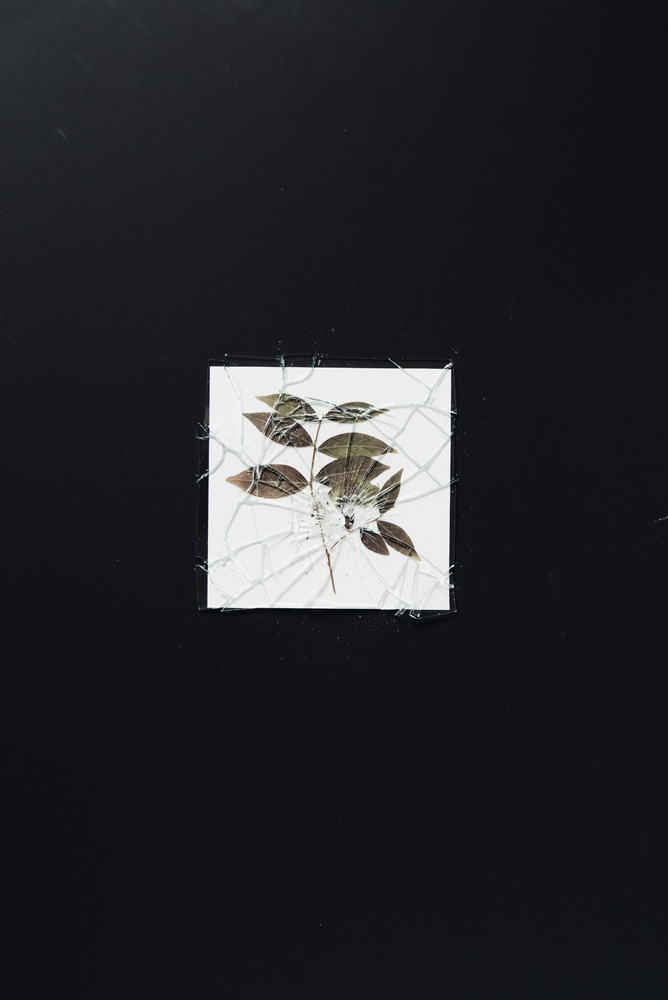
#> input picture Assignment 0/sample.jpg, 668 x 1000 px, shrunk from 4016 x 6016 before the run, given in place of clip5.mp4, which was not available
$ python thresholding_RGB_closing.py
#> lines starting #> are read from the running program, lines starting #| are printed output that depends on the picture; after the words box and inside, x2 and y2 are one past the last pixel; in counts of white or black regions, pixels touching at a corner belong together; pictures that were not available may be replaced by others from this repository, and a replacement may not be noted
import cv2
import numpy as np


def closing(img, kernel_size):
    kernel = np.ones((kernel_size, kernel_size), dtype=np.uint8)
    closing = cv2.morphologyEx(img, cv2.MORPH_CLOSE, kernel)
    return closing


# select input
capture = cv2.VideoCapture('/Users/marco/Documents/KU Leuven/Computer Vision/Assignment 1/Original Clips/clip5.mp4')

# the following values are returned as floats
width = int(capture.get(cv2.CAP_PROP_FRAME_WIDTH))
height = int(capture.get(cv2.CAP_PROP_FRAME_HEIGHT))

# output the captured video onto disk
path = '/Users/marco/Documents/KU Leuven/Computer Vision/Assignment 1/Generated Clips/clip5_thresh_RGB_closing.mp4'
writer = cv2.VideoWriter(path, cv2.VideoWriter_fourcc(*'mp4v'), 20, (width, height))

# set font to add subtitles
font = cv2.FONT_HERSHEY_SIMPLEX

while True:

    ret, frame = capture.read()
#> frame is the input picture: shape (1000, 668, 3); mean B, G, R 42, 38.6, 37.6

    # apply binary threshold
    gray = cv2.cvtColor(frame, cv2.COLOR_RGB2GRAY)
    ret1, thresh = cv2.threshold(src=gray, thresh=127, maxval=255, type=cv2.THRESH_BINARY)
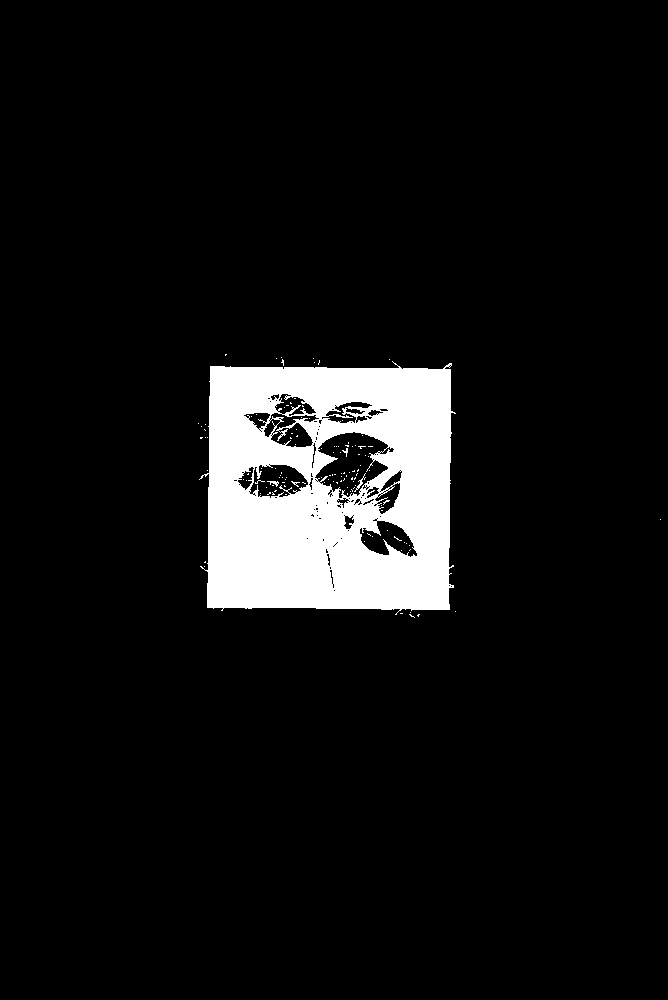
#> thresh: shape (1000, 668); 7.5% white; 124 white regions (120 under 20 px), largest, box (x1, y1, x2, y2) and area: (199, 361, 456, 615) 49521, (354, 473, 366, 492) 42, (267, 481, 279, 487) 32, (342, 448, 348, 457) 21

    # apply a morphological operator to the thresholded image
    closing_img = closing(thresh, 15)
#> in closing, `closing = cv2.morphologyEx(img, cv2.MORPH_CLOSE, kernel)`:
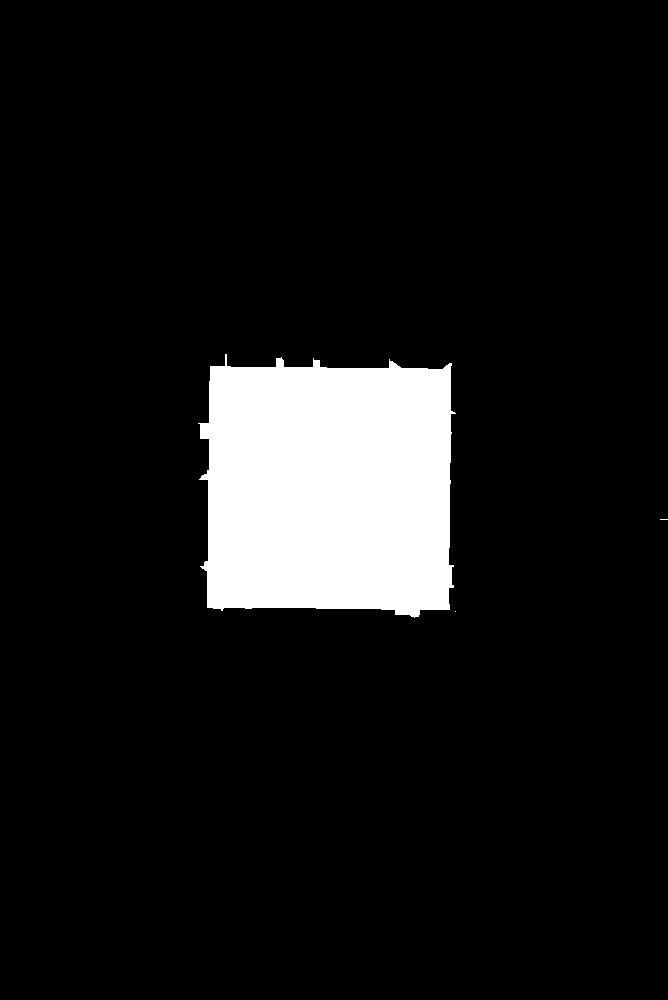
#> closing: shape (1000, 668); 8.8% white; 3 white regions (2 under 20 px), largest, box (x1, y1, x2, y2) and area: (198, 354, 456, 618) 59095

    # compute difference between the images
    diff = cv2.absdiff(closing_img, thresh)
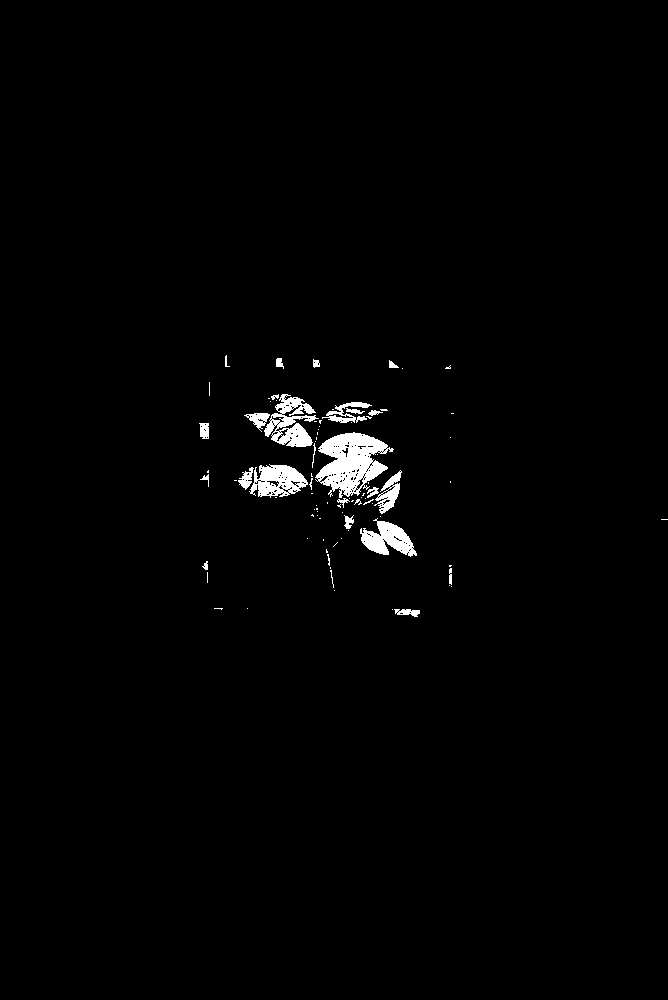
#> diff: shape (1000, 668); 1.4% white; 89 white regions (63 under 20 px), largest, box (x1, y1, x2, y2) and area: (315, 432, 394, 498) 2876, (264, 394, 319, 447) 1421, (249, 464, 308, 498) 1229

    # generate blended image accounting for both operations
    thresh = cv2.cvtColor(thresh, cv2.COLOR_GRAY2BGR)
    diff = cv2.cvtColor(diff, cv2.COLOR_GRAY2BGR)
    diff[np.where((diff==[255, 255, 255]).all(axis=2))] = [255, 0, 0]
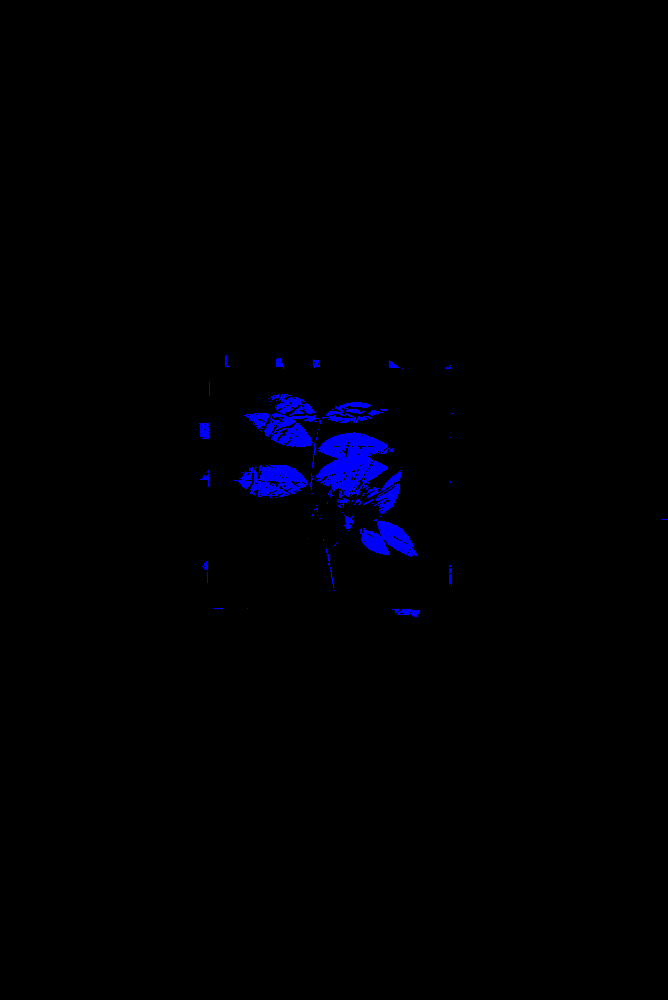
#> diff: shape (1000, 668, 3); mean B, G, R 3.5, 0, 0
    blended = cv2.addWeighted(src1=thresh, alpha=0.8, src2=diff, beta=2, gamma=0)
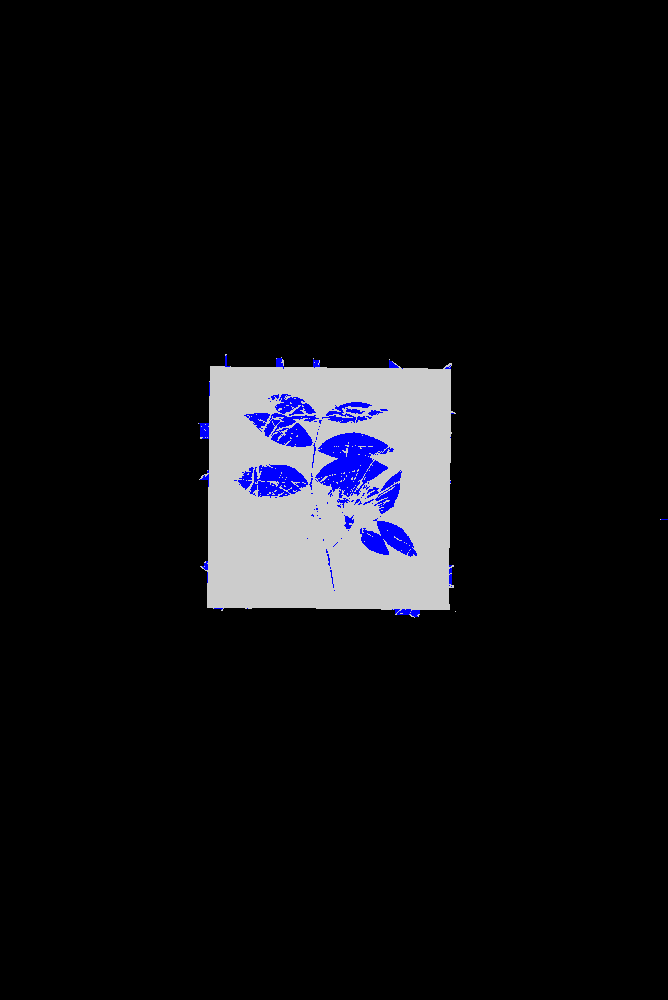
#> blended: shape (1000, 668, 3); mean B, G, R 18.8, 15.2, 15.2

    # display and write the blended image
    cv2.putText(blended, text='Closing morphological operator, kernel_size=15', org=(20, 60), fontFace=font, fontScale=2, color=(255, 255, 255),
        thickness=3, lineType=cv2.LINE_AA)
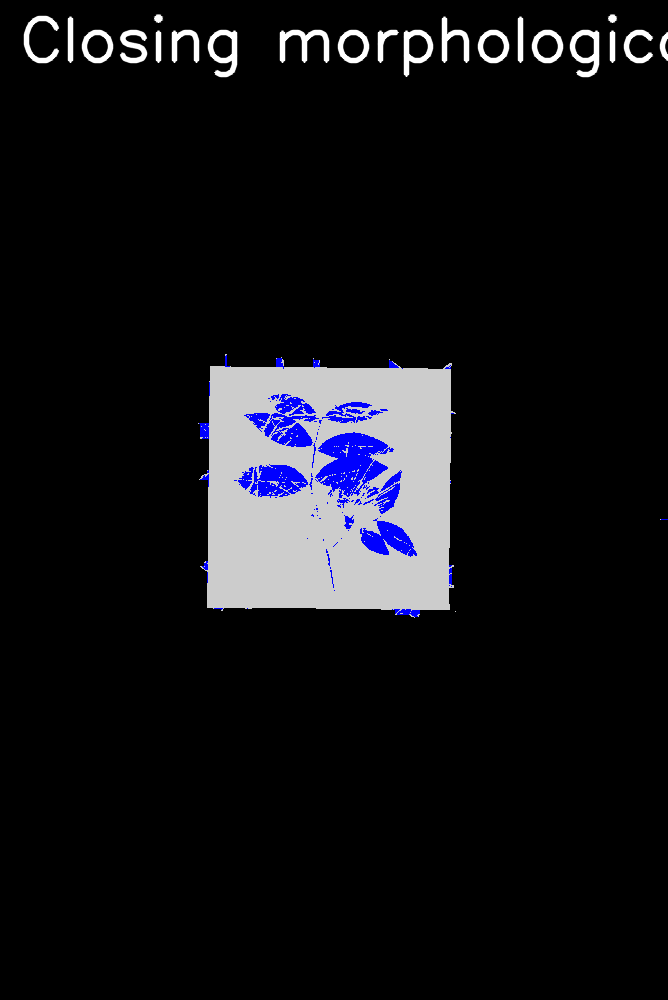
#> blended: shape (1000, 668, 3); 1.54% of pixels changed, all inside (x1, y1, x2, y2) = (23, 14, 668, 78)
    cv2.imshow('blended', blended)
    writer.write(blended)

    if cv2.waitKey(1) & 0xFF == 27:
#> (key Esc is pressed here)
        break

capture.release()
writer.release()
cv2.destroyAllWindows()
